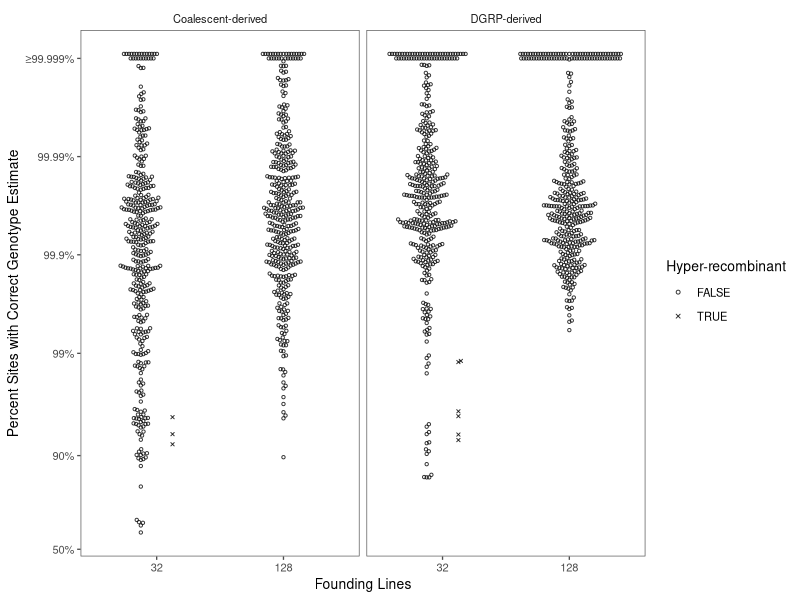
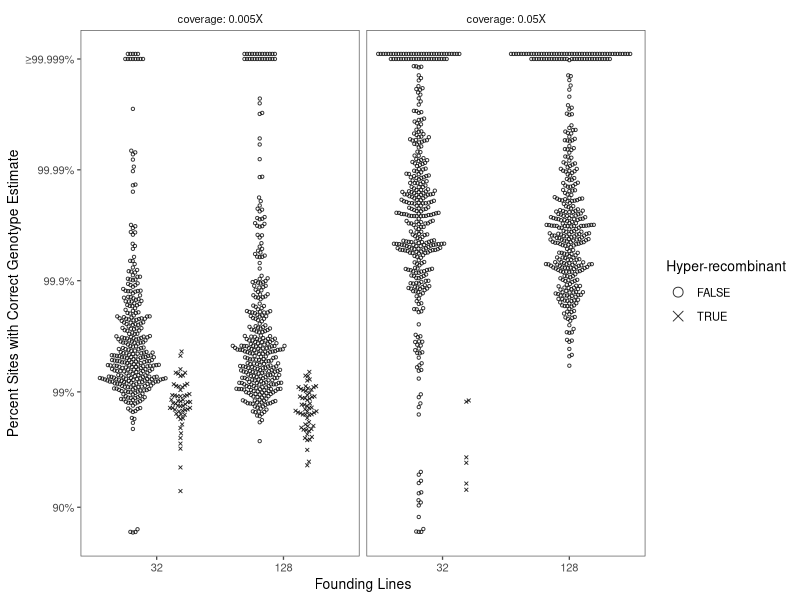
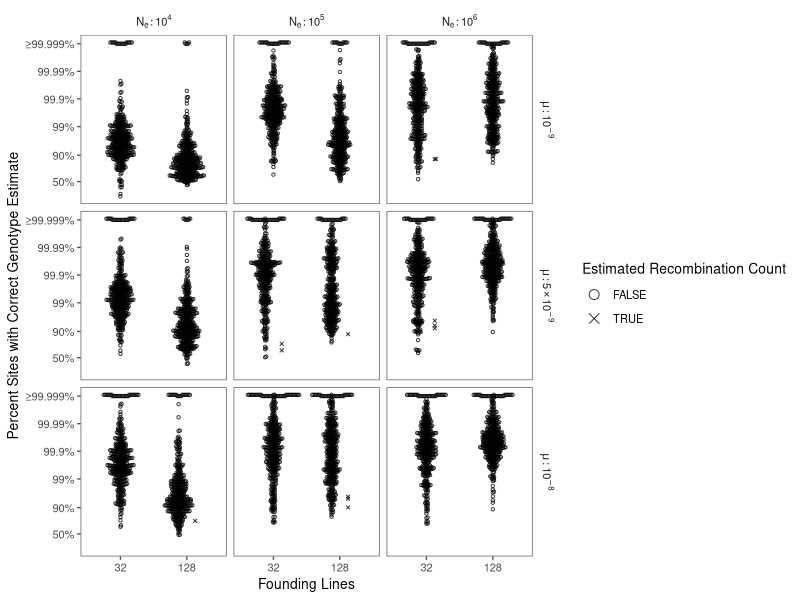

The R script that drew these images, in order: (Note: this script raises an error after producing the figures.)
#!/usr/bin/env Rscript

library(data.table)
library(ggplot2)
library(ggbeeswarm)
library(ggthemes)
library(foreach)


loadData <- function() {
    # Load in data
    accuracy.DT <- fread('reconstruction_accuracy.tab', header=TRUE)
    recombination.DT <- fread('reconstruction_recombination_estimates.tab', header=TRUE)
    setnames(recombination.DT, "ind", "individual_iteration")
    # Exclude sex chromosomes, which do not have diploid genotype for all individuals
    recombination.DT <- recombination.DT[! chromosome %in% c("X","chr5")]
    accuracy.DT <- accuracy.DT[! chromosome %in% c("X","chr5")]

    # cast from long to wide, combining both haplotype recombination measurements into a single row
    recombination.wide.DT <- dcast(recombination.DT, individual_iteration+chromosome+population+coverage+nFounders+Ne+mu+population_iteration~haplotype, value.var=c("nRecombEst","nRecombTrue"))

    setkey(accuracy.DT, population, chromosome, individual_iteration, population_iteration, nFounders, coverage, Ne, mu)
    setkey(recombination.wide.DT, population, chromosome, individual_iteration, population_iteration, nFounders, coverage, Ne, mu)

    dat.merge <- merge(accuracy.DT, recombination.wide.DT)
    dat.merge[, recombination_Actual := (nRecombTrue_1 + nRecombTrue_2) ]
    dat.merge[, recombination_Estimate := (nRecombEst_1 + nRecombEst_2) ]
    dat.merge[, recombination_Estimate_delta := recombination_Estimate - recombination_Actual]
    dat.merge[, gid := .GRP, by=list(population, nFounders, coverage, Ne, mu)]
    dat.merge[population=="dgrp", "Hyper-recombinant" := ifelse(recombination_Estimate > 8, TRUE, FALSE)]
    dat.merge[population=="scrm", "Hyper-recombinant" := ifelse(recombination_Estimate > 9, TRUE, FALSE)]
    #dat.merge[recombination_Estimate > 10, "Recombinations" := "\u226511"]
    #dat.merge[recombination_Estimate <= 10, "Recombinations" := "\u226410"]
    dat.merge[, nFounders := factor(nFounders, levels=c(32, 128))]
    dat.merge[, coverage := factor(coverage, levels=c("0.005X","0.05X"))]

    return(dat.merge)
}
dat.merge <- loadData()


plot_subset.beeswarm <- function() {

    # manually jitter
    dat.jittered <- copy(dat.merge[ (population=="dgrp" & coverage=="0.05X") | (Ne==1e6 & mu==5e-9)])
    dat.jittered[percentMatches > 0.99999, percentMatches := sample(c(0.99999,0.999991), size=.N, replace=T)]

    dat.jittered[Ne==1e+04, Ne_label := "N[e]: 10^4"]
    dat.jittered[Ne==1e+05, Ne_label := "N[e]: 10^5"]
    dat.jittered[Ne==1e+06, Ne_label := "N[e]: 10^6"]
    dat.jittered[mu==1e-09, mu_label := "mu: 10^-9"]
    dat.jittered[mu==5e-09, mu_label := "mu: 5 %*% 10^-9"]
    dat.jittered[mu==1e-08, mu_label := "mu: 10^-8"]
    dat.jittered[, Ne_label := factor(Ne_label, levels=c("N[e]: 10^4","N[e]: 10^5","N[e]: 10^6"))]
    dat.jittered[, mu_label := factor(mu_label, levels=c("mu: 10^-9","mu: 5 %*% 10^-9","mu: 10^-8"))]
    dat.jittered[population=="dgrp", population_label := "DGRP-derived"]
    dat.jittered[population=="scrm", population_label := "Coalescent-derived"]



    ggplot(data=dat.jittered, mapping=aes(x=nFounders, y=percentMatches, shape=`Hyper-recombinant`)) +
    geom_beeswarm(data=dat.jittered, size=0.8, alpha=0.8, dodge.width=0.5) +
    scale_alpha_manual(values=c(0.5,1)) +
    scale_shape_manual(values=c(21,4)) +
    facet_grid(.~population_label) +
    theme_few(10) +
    scale_y_continuous(trans="logit", breaks=c(0.5, 0.90, 0.99, 0.999, 0.9999, 0.99999), labels=c("50%", "90%", "99%", "99.9%", "99.99%", "\u226599.999%")) +
    labs(x="Founding Lines", y="Percent Sites with Correct Genotype Estimate") +
        guides(shape = guide_legend(override.aes = list(size = 1)))
}

g <- plot_subset.beeswarm()

ggsave(g, file="reconstruction_accuracy.png", width=15, height=12, units="cm")















####

plot_dgrp.Recomb.beeswarm <- function() {
    dat.jittered <- copy(dat.merge[population=="dgrp"])

    dat.jittered[percentMatches > 0.99999, percentMatches := sample(c(0.99999,0.999991), size=.N, replace=T)]

    ggplot(data=dat.jittered, mapping=aes(x=nFounders, shape=`Hyper-recombinant`, y=percentMatches)) +
    geom_beeswarm(data=dat.jittered, size=0.8, alpha=0.8, dodge.width=0.75) +
    scale_shape_manual(values=c(21,4)) +
    facet_grid(~coverage, labeller="label_both") +
    theme_few(10) +
    scale_y_continuous(trans="logit", breaks=c(0.90, 0.99, 0.999, 0.9999, 0.99999), labels=c("90%", "99%", "99.9%", "99.99%", "\u226599.999%")) +
    labs(x="Founding Lines", y="Percent Sites with Correct Genotype Estimate", color="Estimated Recombination Count", shape="Hyper-recombinant") +
    guides(shape = guide_legend(override.aes = list(size = 3)))

}
#   plot_dgrp.Recomb.beeswarm()

plot_scrm.Recomb.beeswarm <- function() {
    dat.jittered <- copy(dat.merge[population=="scrm"])

    dat.jittered[percentMatches > 0.99999, percentMatches := sample(c(0.99999,0.999991), size=.N, replace=T)]


    dat.jittered[Ne==1e+04, Ne_label := "N[e]: 10^4"]
    dat.jittered[Ne==1e+05, Ne_label := "N[e]: 10^5"]
    dat.jittered[Ne==1e+06, Ne_label := "N[e]: 10^6"]
    dat.jittered[mu==1e-09, mu_label := "mu: 10^-9"]
    dat.jittered[mu==5e-09, mu_label := "mu: 5 %*% 10^-9"]
    dat.jittered[mu==1e-08, mu_label := "mu: 10^-8"]
    dat.jittered[, Ne_label := factor(Ne_label, levels=c("N[e]: 10^4","N[e]: 10^5","N[e]: 10^6"))]
    dat.jittered[, mu_label := factor(mu_label, levels=c("mu: 10^-9","mu: 5 %*% 10^-9","mu: 10^-8"))]


    ggplot(data=dat.jittered, mapping=aes(x=nFounders, shape=`Hyper-recombinant`, y=percentMatches)) +
    geom_beeswarm(data=dat.jittered, size=0.8, alpha=0.8, dodge.width=0.5) +
    scale_shape_manual(values=c(21,4)) +
    scale_alpha_manual(values=c(0.5,1)) +
    facet_grid(mu_label~Ne_label, labeller="label_parsed") +
    theme_few(10) +
    scale_y_continuous(trans="logit", breaks=c(0.5, 0.90, 0.99, 0.999, 0.9999, 0.99999), labels=c("50%", "90%", "99%", "99.9%", "99.99%", "\u226599.999%")) +
    labs(x="Founding Lines", y="Percent Sites with Correct Genotype Estimate", color="Estimated Recombination Count", shape="Estimated Recombination Count") +
    guides(shape = guide_legend(override.aes = list(size = 3)))
}

#   plot_scrm.Recomb.beeswarm()




dgrp_accuracy.g <- plot_dgrp.Recomb.beeswarm()
ggsave(dgrp_accuracy.g, file="Figure_S09_dgrp_imputation_accuracy.png", height=12, width=16, units="cm")

scrm_accuracy.g <- plot_scrm.Recomb.beeswarm()
ggsave(scrm_accuracy.g, file="Figure_S08_scrm_imputation_accuracy.png", height=16, width=20, units="cm")




####









get_dgrp.all <- function() {
    # Accuracy when recombination count estimate is off?
    dat.dgrp.all <- foreach("q"=seq(0.01,1,0.0025), .combine="rbind") %do% {
        dat.merge[population=="dgrp", list("quantile"=q, "accuracy"=quantile(percentMatches, q)), by=list(nFounders, coverage)]
    }
    return(dat.dgrp.all)
}


get_dgrp.CI95 <- function() {
    dgrp.CI95 <- dcast(dat.dgrp.all[quantile %in% c(0.025, 0.25, 0.5, 0.75, 0.975)], nFounders+coverage~quantile, value.var="accuracy")
    setnames(dgrp.CI95, c("0.025", "0.25", "0.5", "0.75", "0.975"), c("q0.025", "q0.25", "q0.5", "q0.75", "q0.975"))
    return(dgrp.CI95)
}

plot_dgrp.all <- function() {
    ggplot(data=dat.dgrp.all, mapping=aes(x=quantile, color=nFounders, shape=nFounders)) +
    scale_color_manual(values=c("blue","red")) +
    scale_shape_manual(values=c(1,3)) +
    geom_boxplot(data=dgrp.CI95, mapping=aes(width=0.2, x=0.014, ymin=q0.025, lower=q0.25, middle=q0.5, upper=q0.75, ymax=q0.975), stat="identity", show.legend=F) +
    geom_point(alpha=0.4, aes(y=accuracy)) +
    scale_x_log10(breaks=c(0.01, 0.1, 0.5, 1), labels=c("0.01", "0.1", "0.5", "1")) +
    scale_y_continuous(trans="logit", breaks=c(0.86, 0.88, 0.90, 0.92, 0.94, 0.96, 0.98, 1), labels=c("86%","88%","90%","92%","94%","96%","98%","100%")) +
    facet_grid(.~coverage, labeller="label_both") +
    theme_few(18) +
    labs(x="Quantile", y="Imputation Accuracy", title="Accuracy for simulated DGRP imputations", color="Founding Lines", shape="Founding Lines") +
    geom_vline(xintercept=0.01, linetype="dashed", alpha=0.1) +
    geom_vline(xintercept=0.1, linetype="dashed", alpha=0.1) +
    geom_vline(xintercept=0.2, linetype="dashed", alpha=0.1) +
    geom_vline(xintercept=0.3, linetype="dashed", alpha=0.1) +
    geom_vline(xintercept=0.4, linetype="dashed", alpha=0.1) +
    geom_vline(xintercept=0.5, linetype="dashed", alpha=0.3) +
    geom_vline(xintercept=0.6, linetype="dashed", alpha=0.1) +
    geom_vline(xintercept=0.7, linetype="dashed", alpha=0.1) +
    geom_vline(xintercept=0.8, linetype="dashed", alpha=0.1) +
    geom_vline(xintercept=0.9, linetype="dashed", alpha=0.1) +
    geom_vline(xintercept=1, linetype="dashed", alpha=0.1) +
    theme(legend.direction = "horizontal") +
    theme(legend.position = "bottom")
}

plot_dgrp.beeswarm <- function() {
    dat.jittered <- copy(dat.merge[population=="dgrp"])

    dat.jittered[percentMatches > 0.99999, percentMatches := sample(c(0.99999,0.999991), size=.N, replace=T)]

    ggplot(data=dat.jittered, mapping=aes(x=nFounders, color=nFounders, y=percentMatches)) +
    geom_beeswarm(size=0.5) +
    facet_grid(~coverage) +
    theme_few(18) +
    scale_y_continuous(trans="logit", breaks=c(0.90, 0.99, 0.999, 0.9999, 0.99999), labels=c("90%", "99%", "99.9%", "99.99%", "99.999% +"))
}




plot_dgrp_quantiles <- function () {
    dgrp.byRecomb.CI95 <- dcast(dat.dgrp.byRecombEst[quantile %in% c(0.025, 0.25, 0.5, 0.75, 0.975)], nFounders+coverage+Recombinations~quantile, value.var="accuracy")
    setnames(dgrp.byRecomb.CI95, c("0.025", "0.25", "0.5", "0.75", "0.975"), c("q0.025", "q0.25", "q0.5", "q0.75", "q0.975"))

    g.dgrp.byRecomb <- ggplot(data=dat.dgrp.byRecombEst, mapping=aes(x=quantile, color=nFounders, shape=nFounders)) +
    scale_color_manual(values=c("blue","red")) +
    scale_shape_manual(values=c(1,3)) +
    geom_boxplot(data=dgrp.byRecomb.CI95, mapping=aes(width=0.2, x=0.014, ymin=q0.025, lower=q0.25, middle=q0.5, upper=q0.75, ymax=q0.975), stat="identity", show.legend=F) +
    geom_point(alpha=0.4, aes(y=accuracy)) +
    scale_x_log10(breaks=c(0.01, 0.1, 0.5, 1), labels=c("0.01", "0.1", "0.5", "1")) +
    scale_y_log10(breaks=c(0.86, 0.88, 0.90, 0.92, 0.94, 0.96, 0.98, 1), labels=c("86%","88%","90%","92%","94%","96%","98%","100%")) +
    facet_grid(Recombinations~coverage, labeller="label_both") +
    theme_few(18) +
    labs(x="Quantile", y="Imputation Accuracy", title="Accuracy for simulated DGRP imputations\nby Estimated Recombination Counts", color="Founding Lines", shape="Founding Lines") +
    geom_vline(xintercept=0.01, linetype="dashed", alpha=0.1) +
    geom_vline(xintercept=0.1, linetype="dashed", alpha=0.1) +
    geom_vline(xintercept=0.2, linetype="dashed", alpha=0.1) +
    geom_vline(xintercept=0.3, linetype="dashed", alpha=0.1) +
    geom_vline(xintercept=0.4, linetype="dashed", alpha=0.1) +
    geom_vline(xintercept=0.5, linetype="dashed", alpha=0.3) +
    geom_vline(xintercept=0.6, linetype="dashed", alpha=0.1) +
    geom_vline(xintercept=0.7, linetype="dashed", alpha=0.1) +
    geom_vline(xintercept=0.8, linetype="dashed", alpha=0.1) +
    geom_vline(xintercept=0.9, linetype="dashed", alpha=0.1) +
    geom_vline(xintercept=1, linetype="dashed", alpha=0.1) +
    theme(legend.direction = "horizontal") +
    theme(legend.position = "bottom")
}

plot_scrm.quantiles <- function() {
    dat.scrm.q <- foreach("q"=seq(0.01,1,0.001), .combine="rbind") %do% {
        dat.merge[population=="scrm", list("quantile"=q, "accuracy"=quantile(percentMatches, q)), by=list(nFounders, Ne, mu)]
    }

    dat.scrm.q[Ne==1e+04, Ne_label := "N[e]: 10^4"]
    dat.scrm.q[Ne==1e+05, Ne_label := "N[e]: 10^5"]
    dat.scrm.q[Ne==1e+06, Ne_label := "N[e]: 10^6"]
    dat.scrm.q[mu==1e-09, mu_label := "mu: 10^-9"]
    dat.scrm.q[mu==5e-09, mu_label := "mu: 5 %*% 10^-9"]
    dat.scrm.q[mu==1e-08, mu_label := "mu: 10^-8"]

    dat.scrm.q[, Ne_label := factor(Ne_label, levels=c("N[e]: 10^4","N[e]: 10^5","N[e]: 10^6"))]
    dat.scrm.q[, mu_label := factor(mu_label, levels=c("mu: 10^-9","mu: 5 %*% 10^-9","mu: 10^-8"))]

    ggplot(data=dat.scrm.q, mapping=aes(x=quantile, y=accuracy, shape=factor(nFounders), color=factor(nFounders))) +
    scale_color_manual(values=c("blue","red")) +
    scale_shape_manual(values=c(1,3)) +
    geom_point(alpha=0.4) +
    scale_x_log10(breaks=c(0.01, 0.1, 0.5, 1), labels=c("0.01", "0.1", "0.5", "1")) +
    facet_grid(Ne_label~mu_label, labeller="label_parsed", scales="free") +
    theme_few(18) +
    labs(x="Quantile", y="Percent sites imputed correctly", title="Accuracy for seemingly highly recombinant imputations", shape="Founders", color="Founders") +
    geom_vline(xintercept=0.01, linetype="dashed", alpha=0.1) +
    geom_vline(xintercept=0.1, linetype="dashed", alpha=0.1) +
    geom_vline(xintercept=0.2, linetype="dashed", alpha=0.1) +
    geom_vline(xintercept=0.3, linetype="dashed", alpha=0.1) +
    geom_vline(xintercept=0.4, linetype="dashed", alpha=0.1) +
    geom_vline(xintercept=0.5, linetype="dashed", alpha=0.3) +
    geom_vline(xintercept=0.6, linetype="dashed", alpha=0.1) +
    geom_vline(xintercept=0.7, linetype="dashed", alpha=0.1) +
    geom_vline(xintercept=0.8, linetype="dashed", alpha=0.1) +
    geom_vline(xintercept=0.9, linetype="dashed", alpha=0.1) +
    geom_vline(xintercept=1, linetype="dashed", alpha=0.1) +
    theme(legend.direction = "horizontal") +
    theme(legend.position = c(0.85, -0.09))
}


# Accuracy by recombination count group
acc_by_recomb <- dat.merge[, list("min"=min(percentMatches), "max"=max(percentMatches), "median"=median(percentMatches), "mean"=mean(percentMatches), "percentAbove99"=sum(percentMatches >= 0.99)/.N, "percentAbove99.9"=sum(percentMatches >= 0.999)/.N, "sd"=sd(percentMatches), "N"=.N, "two_SE"=2*sd(percentMatches)/sqrt(.N)), by=list(coverage, Ne, mu, Recombinations, population, nFounders)]

# Accuracy overall, irrespective of recombination counts
acc_disregarding_recomb <- dat.merge[, list("min"=min(percentMatches), "max"=max(percentMatches), "median"=median(percentMatches), "mean"=mean(percentMatches), "percentAbove99"=sum(percentMatches >= 0.99)/.N, "percentAbove99.9"=sum(percentMatches >= 0.999)/.N, "sd"=sd(percentMatches), "N"=.N, "two_SE"=2*sd(percentMatches)/sqrt(.N)), by=list(coverage, Ne, mu, population, nFounders)]
